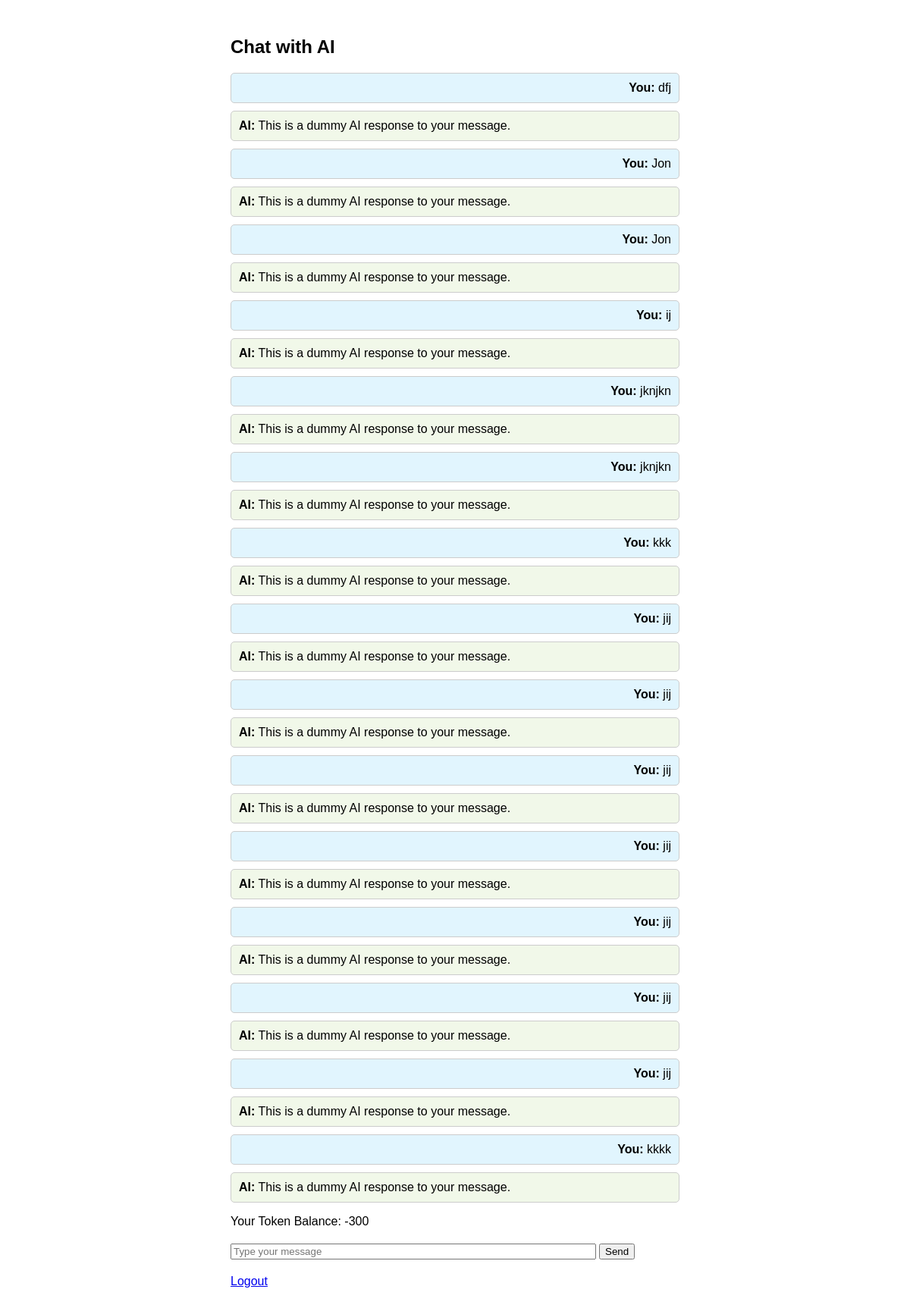
Page /api/chat/ (signed in) on the committed database.
### chat/models.py (models this page shows, shortened)
class Chat(models.Model):
    user = models.ForeignKey(User, on_delete=models.CASCADE)
    message = models.TextField()
    response = models.TextField()
    timestamp = models.DateTimeField(auto_now_add=True)

### chat/views.py (the view, shortened to what this page needs)
# urls.py: path('chat/', chat_view, name='chat'),
@login_required
def chat_view(request):
    try:
        auth_token = Token.objects.get(user=request.user).key
        user = request.user
        user_tokens = user.tokens
        chats = Chat.objects.filter(user=user).order_by('timestamp')
        return render(request, 'chat/chat.html', {
            'chats': chats,
            'token': auth_token,
            'user_tokens': user.tokens
        })
    except Token.DoesNotExist:
        return redirect('login')

### chat/templates/chat/chat.html (shortened to what this page needs)
<!DOCTYPE html>
<html>
<head>
</head>
<body>
    <div class="chat-container">
        <h2>Chat with AI</h2>
        <div class="chat-history">
            {% for chat in chats %}
            <div class="chat-box user-message">
                <strong>You:</strong> {{ chat.message }}
            </div>
            <div class="chat-box ai-response">
                <strong>AI:</strong> {{ chat.response }}
            </div>
            {% empty %}
            <p>No messages yet. Start a conversation!</p>
            {% endfor %}
        </div>
        <p>Your Token Balance: {{ user_tokens }}</p>
        <form method="post" class="chat-form">
            <input type="text" name="message" placeholder="Type your message" required style="width: 80%;">
            <button type="submit">Send</button>
        </form>
        <div class="logout-button">
            <a href="{% url 'logout' %}">Logout</a>
        </div>
    </div>
</body>
</html>

### chat/templates/chat/chat.html (style rules this page uses)
body { font-family: Arial, sans-serif; }
.chat-container { width: 50%; margin: auto; padding: 20px; }
.chat-box { border: 1px solid #ccc; padding: 10px; margin-bottom: 10px; border-radius: 5px; }
.user-message { text-align: right; background-color: #e1f5fe; }
.ai-response { text-align: left; background-color: #f1f8e9; }
.chat-form { margin-top: 20px; }
.logout-button { margin-top: 20px; }

### rows in the picture
Chat: message "dfj", response "This is a dummy AI response to your message."
Chat: message "Jon", response "This is a dummy AI response to your message."
Chat: message "Jon", response "This is a dummy AI response to your message."
Chat: message "ij", response "This is a dummy AI response to your message."
Chat: message "jknjkn", response "This is a dummy AI response to your message."
Chat: message "jknjkn", response "This is a dummy AI response to your message."
Chat: message "kkk", response "This is a dummy AI response to your message."
Chat: message "jij", response "This is a dummy AI response to your message."
Chat: message "jij", response "This is a dummy AI response to your message."
Chat: message "jij", response "This is a dummy AI response to your message."
Chat: message "jij", response "This is a dummy AI response to your message."
Chat: message "jij", response "This is a dummy AI response to your message."
Chat: message "jij", response "This is a dummy AI response to your message."
Chat: message "jij", response "This is a dummy AI response to your message."
Chat: message "kkkk", response "This is a dummy AI response to your message."

### other values in the picture
{{ user_tokens }} "-300"
